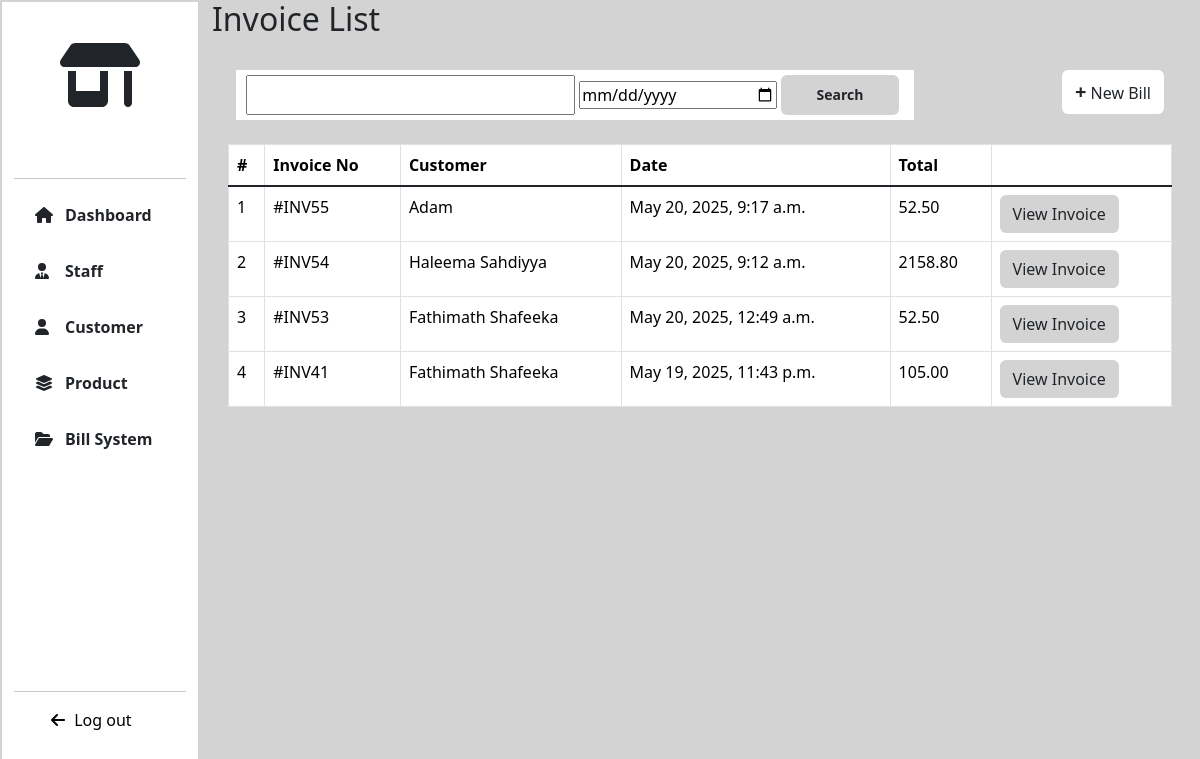
Before: /BILLING/ (signed in) with the older database file.
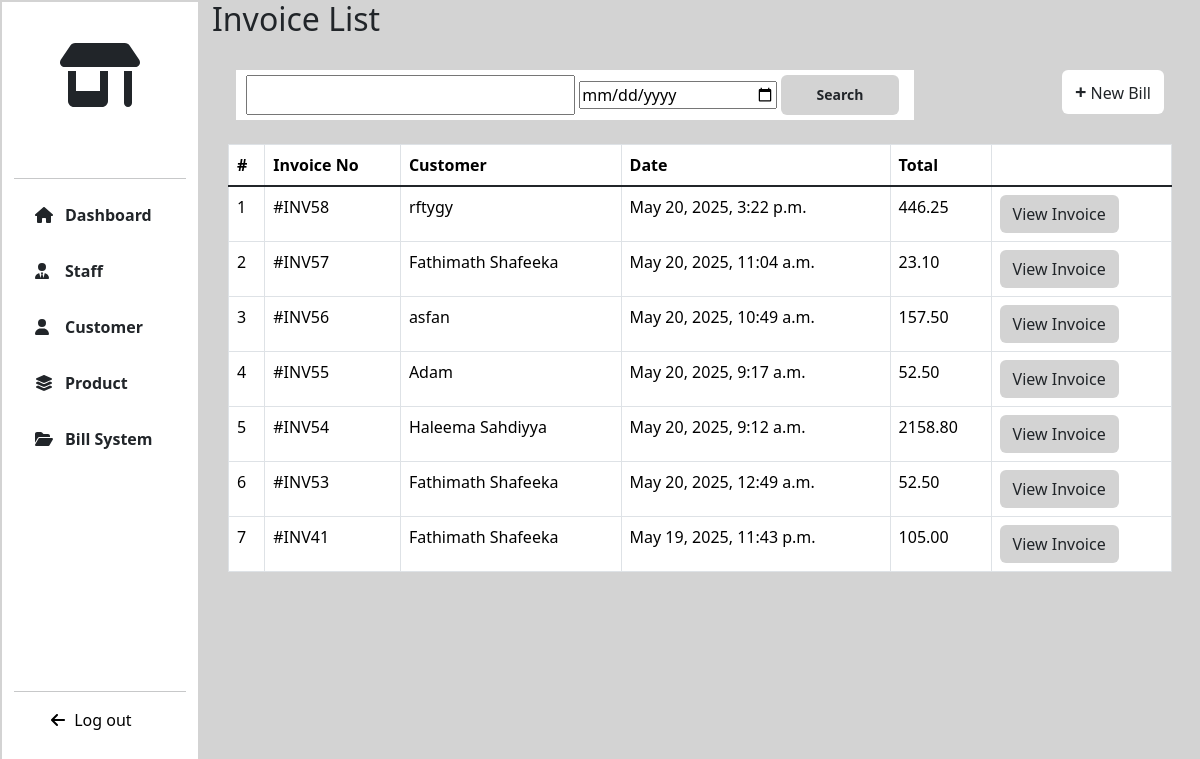
After: the same page with the newer database file.
### BILLING/models.py (models this page shows, shortened)
class Invoice(models.Model):
    customer=models.ForeignKey(Customer,on_delete=models.CASCADE)
    staff=models.ForeignKey(User,on_delete=models.CASCADE)
    date=models.DateTimeField(auto_now_add=True)
    gst_percentage=models.IntegerField(default=5)
    total = models.DecimalField(max_digits=15,decimal_places=2,default=0)
    grand_total=models.DecimalField(max_digits=15,default=0,decimal_places=2)

### CUSTOMER/models.py (models this page shows, shortened)
class Customer(models.Model):
    fullname=models.CharField(max_length=255)
    phone=models.IntegerField(unique=True)
    address=models.TextField()

### BILLING/views.py (the view)
# urls.py: path('',views.invoices,name="invoices"),
@login_required
def invoices(request):
    if 'phone' in request.session:
        del request.session['phone']
    if request.method == "GET":
        search=request.GET.get("search")
        date=request.GET.get("date")
        invoices=Invoice.objects.all().order_by('-id')
        if search:
            invoices=Invoice.objects.filter(Q(customer__fullname__icontains=search)|Q(id__icontains=search)|Q(grand_total__icontains=search))
        elif date:
            invoices=Invoice.objects.filter(date__date=date)
        else:
            invoices=Invoice.objects.all().order_by('-id')
    return render(request,"invoices.html",locals())

### Templates/invoices.html (shortened to what this page needs)
{% extends 'extends.html' %}
{% load static %}
{% block link %}
<link rel="stylesheet" href="{% static '/CSS/product.css' %}">
{% endblock %}
{% block content %}
<div class="col-lg-10 col-md-9 col-sm-9 page-col">
   <h2>Invoice List</h2>
   <div class="add-product">
    <div class="row" style="height: auto;">
        <div class="col-lg-9">
          <div class="search-div p-4">
                <div class="search-content">
                <form action="{% url 'invoices' %}" method="get" style="width: 100%;">
                    <input type="text" class="search-input" name="search" style="width: 50%;">
                    <input type="date" name="date" style="width: 30%;">
                    <button type="submit" class="btn btn-product search-btn" style="width: 18%;">Search</button>
                  </form>
                </div>
          </div>
        </div>
        <div class="col-lg-3">
            <div class="button p-4">
                <a href="{% url 'create_invoice' %}" class="btn btn-add-product"><strong class="add-icon">+</strong> New Bill</a>
            </div>
        </div>
    </div>
   </div>
   {% if invoices %}
    <div class="table-div">
        <div class="table-responsive" >
        <table class="table table-hover table-bordered">
            <thead>
                <tr>
                    <th scope="col">#</th>
                    <th scope="col">Invoice No</th>
                    <th scope="col">Customer</th>
                    <th scope="col">Date</th>
                    <th scope="col">Total</th>
                    <th scope="col"></th>
                </tr>
                </thead>
                <tbody class="table-group-divider">
                {% for invoice in invoices %}
                    <tr>
                        <td class="text-nowrap">{{ forloop.counter }}</td>
                        <td class="text-nowrap">#INV{{ invoice.id }}</td>
                        <td class="text-nowrap">{{ invoice.customer.fullname }}</td>
                        <td class="text-nowrap">{{ invoice.date }}</td>
                        <td class="text-nowrap">{{ invoice.grand_total }}</td>
                        <td class="text-nowrap"><a href="{% url 'view_invoice' invoice.id %}" class="btn btn-product">View Invoice</a></td>
                    </tr>
                {% endfor %}
                </tbody>
        </table>
        </div>
    </div>
   {% else %}
    <div class="else">
            <div class="p-4 text-center text-box">
            <h4>No Invoice found!</h4>
            </div>
    </div>
   {% endif %}
</div>
{% endblock %}

Changed rows visible on the page:
added Invoice: id "58", customer.fullname "rftygy", date "May 20, 2025, 3:22 p.m.", grand_total "446.25"
added Invoice: id "57", customer.fullname "Fathimath Shafeeka", date "May 20, 2025, 11:04 a.m.", grand_total "23.10"
added Invoice: id "56", customer.fullname "asfan", date "May 20, 2025, 10:49 a.m.", grand_total "157.50"
